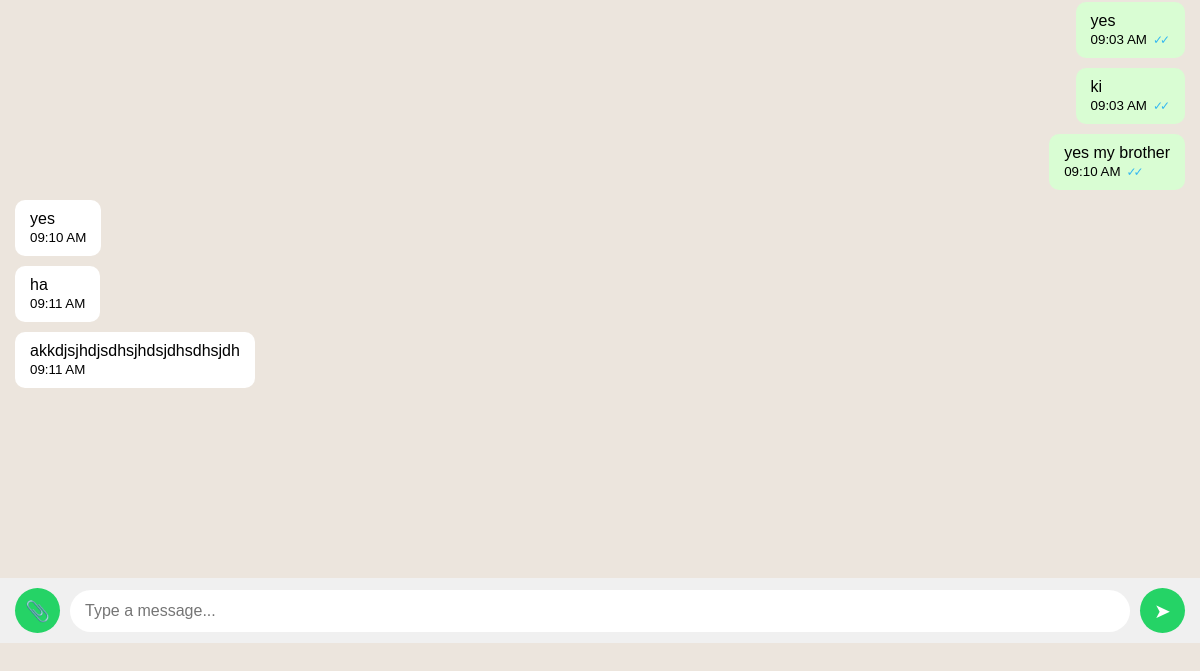
The page /chat/8/ (signed in, lower part) on the database as committed earlier.
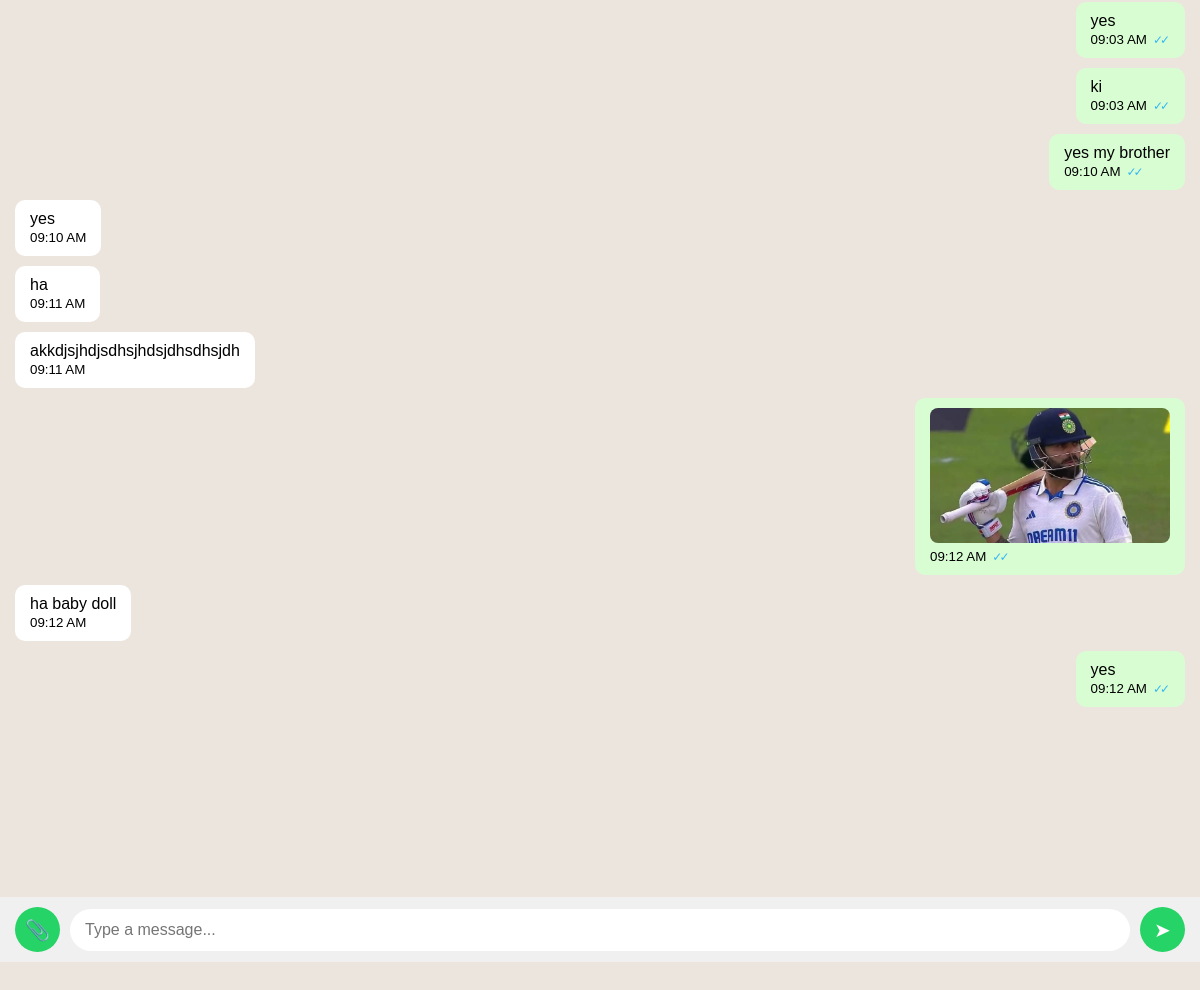
The same page on the database as committed later.
### chat/models.py (models this page shows)
class Message(models.Model):
    sender = models.CharField(max_length=100)
    image = models.ImageField(upload_to=chat_image_path, null=True, blank=True)
    sender_user = models.ForeignKey(
        User, on_delete=models.CASCADE, null=True, blank=True
    )
    receiver_user = models.ForeignKey(
        User,
        on_delete=models.CASCADE,
        related_name="received_messages",
        null=True,
        blank=True,
    )
    text = models.TextField()
    created_at = models.DateTimeField(auto_now_add=True)
    delivered_at = models.DateTimeField(null=True, blank=True)
    seen_at = models.DateTimeField(null=True, blank=True)

### chat/views.py (the view)
# urls.py: path("chat/<int:user_id>/", views.chat_page, name="chat_page"),
def chat_page(request, user_id):
    if not request.user.is_authenticated:
        return redirect("login")
    receiver = get_object_or_404(
        User,
        id=user_id
    )
    messages = Message.objects.filter(
        sender_user=request.user,
        receiver_user=receiver
    ) | Message.objects.filter(
        sender_user=receiver,
        receiver_user=request.user
    )
    messages = messages.order_by("created_at")
    status = UserStatus.objects.filter(user=receiver).first()
    receiver_last_seen = (
        status.last_seen.isoformat()
        if status and status.last_seen
        else ""
    )
    return render(request, "chat.html", {
        "messages": messages,
        "receiver": receiver,
        "receiver_last_seen": receiver_last_seen,
    })

### templates/chat.html (shortened to what this page needs)
{% load static %}
<!DOCTYPE html>
<html lang="en">
<head>
    <link rel="stylesheet" href="{% static 'css/style.css' %}">
</head>
<body>
    <div id="messages" class="messages">
        {% for message in messages %}
            {% if message.sender_user == request.user %}
                <div class="sent" data-id="{{ message.id }}">
                    {% if message.image %}<img class="chat-img" src="{{ message.image.url }}" alt="Photo">{% endif %}
                    {% if message.text %}<div>{{ message.text }}</div>{% endif %}
                    <small>{{ message.created_at|date:"h:i A" }}<span class="tick" data-status="{% if message.seen_at %}seen{% elif message.delivered_at %}delivered{% else %}sent{% endif %}"></span></small>
                </div>
            {% else %}
                <div class="received" data-id="{{ message.id }}">
                    {% if message.text %}<div>{{ message.text }}</div>{% endif %}
                    <small>{{ message.created_at|date:"h:i A" }}</small>
                </div>
            {% endif %}
        {% endfor %}
    </div>
    <form id="messageForm" class="message-input">
        <button type="button" class="attach-btn" id="attachBtn" aria-label="Attach photo">📎</button>
        <input
            type="text"
            id="messageInput"
            placeholder="Type a message..."
            autocomplete="off"
        >
        <button type="submit">➤</button>
    </form>
</body>
</html>

Rows that differ between the two databases and show on the page:
added Message: image (picture), created_at "09:12 AM"
added Message: text "ha baby doll", created_at "09:12 AM"
added Message: text "yes", created_at "09:12 AM"
